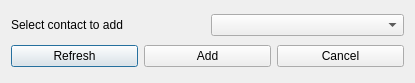
<?xml version="1.0" encoding="UTF-8"?>
<ui version="4.0">
 <class>ClientLogin</class>
 <widget class="QDialog" name="ClientLogin">
  <property name="geometry">
   <rect>
    <x>0</x>
    <y>0</y>
    <width>415</width>
    <height>83</height>
   </rect>
  </property>
  <property name="windowTitle">
   <string>Dialog</string>
  </property>
  <property name="autoFillBackground">
   <bool>false</bool>
  </property>
  <layout class="QGridLayout" name="gridLayout">
   <item row="0" column="0">
    <layout class="QGridLayout" name="gridLayout_2">
     <item row="0" column="1">
      <widget class="QComboBox" name="selector"/>
     </item>
     <item row="0" column="0">
      <widget class="QLabel" name="label_4">
       <property name="text">
        <string>Select contact to add</string>
       </property>
      </widget>
     </item>
    </layout>
   </item>
   <item row="2" column="0">
    <layout class="QHBoxLayout" name="horizontalLayout">
     <item>
      <widget class="QPushButton" name="btn_refresh">
       <property name="text">
        <string>Refresh</string>
       </property>
      </widget>
     </item>
     <item>
      <widget class="QPushButton" name="btn_add">
       <property name="text">
        <string>Add</string>
       </property>
      </widget>
     </item>
     <item>
      <widget class="QPushButton" name="btn_cancel">
       <property name="text">
        <string>Cancel</string>
       </property>
      </widget>
     </item>
    </layout>
   </item>
  </layout>
 </widget>
 <resources/>
 <connections/>
</ui>
